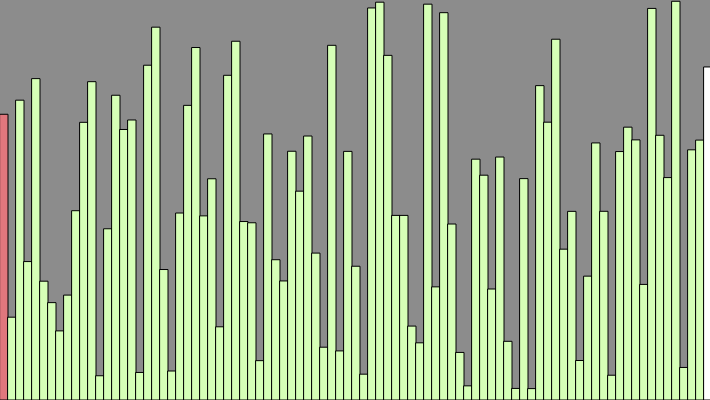
Frame 1 (no input)
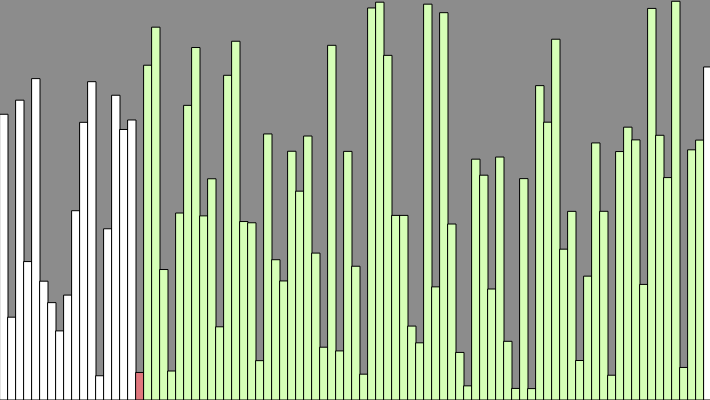
Frame 60 (no input)
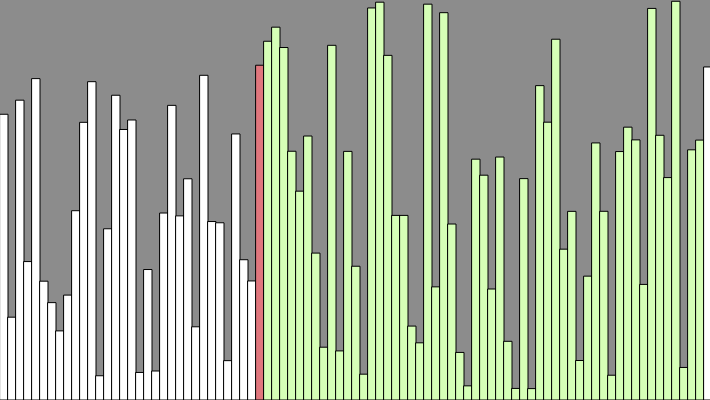
Frame 120 (the mouse pressed at the canvas centre since frame 60)

The p5.js sketch that drew these frames (run headless with seeded random() and noise() and a simulated clock; from frame 60 on, the mouse is pressed at the canvas centre):

// p5.js sketch
// ── sketch.js

// width of each bar is taken as 8.
let values = [];
// The array 'states' helps in identifying the pivot index
// at every step, and also the subarray which is being sorted
// at any given time. 
let states = [];

// The setup() function is called once when the program 
// starts. Here, we fill the array 'values' with random values
// and the array 'states' with a value of -1 for each position.
function setup() {
  createCanvas(710, 400);
  for(let i = 0; i < width/8; i++) {
    values.push(random(height));
    states.push(-1);
  }
  quickSort(0, values.length - 1);
}

// The statements in draw() function are executed continuously
// until the program is stopped. Each statement is executed
// sequentially and after the last line is read, the first
// line is executed again.
function draw() {
  background(140);
  for(let i = 0; i < values.length; i++) {
    // color coding
    if (states[i] == 0) {
      // color for the bar at the pivot index
      fill('#E0777D');
    } else if (states[i] == 1) {
      // color for the bars being sorted currently
      fill('#D6FFB7');
    } else {
      fill(255);
    }
    rect(i * 8, height - values[i], 8, values[i]);
   }
}

async function quickSort(start, end) {
  if (start > end) {  // Nothing to sort!
    return;
  }
  // partition() returns the index of the pivot element.
  // Once partition() is executed, all elements to the  
  // left of the pivot element are smaller than it and 
  // all elements to its right are larger than it.
  let index = await partition(start, end);
  // restore original state
  states[index] = -1;
  await Promise.all(
    [quickSort(start, index - 1), 
     quickSort(index + 1, end)
    ]);
}

// We have chosen the element at the last index as 
// the pivot element, but we could've made different
// choices, e.g. take the first element as pivot.
async function partition(start, end) {
  for (let i = start; i < end; i++) {
    // identify the elements being considered currently
    states[i] = 1;
  }
  // Quicksort algorithm
  let pivotIndex = start;
  // make pivot index distinct
  states[pivotIndex] = 0;
  let pivotElement = values[end];
  for (let i = start; i < end; i++) {
    if (values[i] < pivotElement) {
      await swap(i, pivotIndex);
      states[pivotIndex] = -1;
      pivotIndex++;
      states[pivotIndex] = 0;
    }
  }
  await swap(end, pivotIndex);
  for (let i = start; i < end; i++) {
    // restore original state
    if (i != pivotIndex) {
      states[i] = -1;
    }
  }
  return pivotIndex;
}

// swaps elements of 'values' at indices 'i' and 'j'
async function swap(i, j) {
  // adjust the pace of the simulation by changing the
  // value
  await sleep(25);
  let temp = values[i];
  values[i] = values[j];
  values[j] = temp;
}

// custom helper function to deliberately slow down
// the sorting process and make visualization easy
function sleep(ms) {
  return new Promise(resolve => setTimeout(resolve, ms));
}
